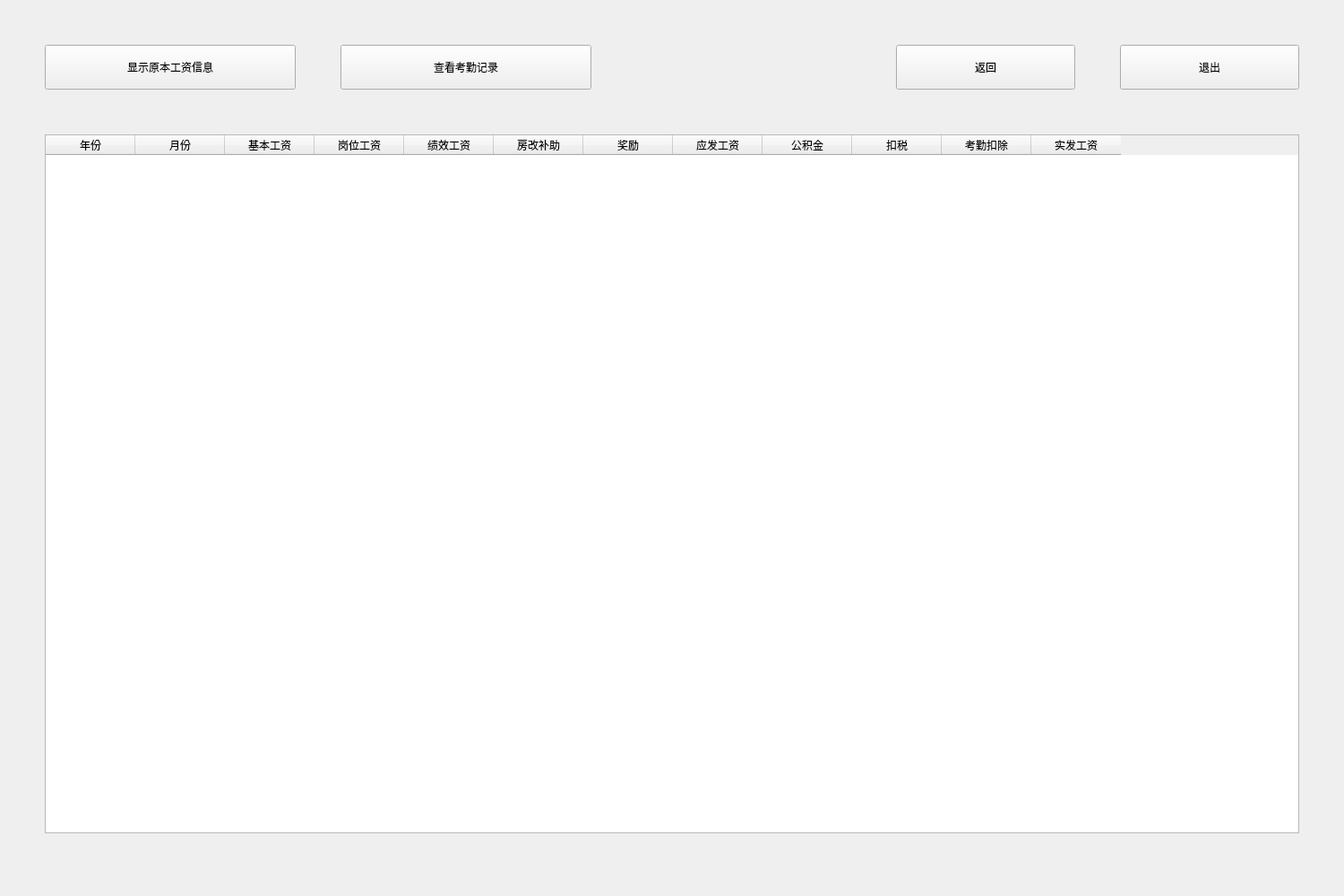
<?xml version="1.0" encoding="UTF-8"?>
<ui version="4.0">
 <class>User_salary</class>
 <widget class="QWidget" name="User_salary">
  <property name="geometry">
   <rect>
    <x>0</x>
    <y>0</y>
    <width>1500</width>
    <height>1000</height>
   </rect>
  </property>
  <property name="windowTitle">
   <string>工资信息查询</string>
  </property>
  <widget class="QTableWidget" name="table_salary">
   <property name="geometry">
    <rect>
     <x>50</x>
     <y>150</y>
     <width>1400</width>
     <height>780</height>
    </rect>
   </property>
   <column>
    <property name="text">
     <string>年份</string>
    </property>
   </column>
   <column>
    <property name="text">
     <string>月份</string>
    </property>
   </column>
   <column>
    <property name="text">
     <string>基本工资</string>
    </property>
   </column>
   <column>
    <property name="text">
     <string>岗位工资</string>
    </property>
   </column>
   <column>
    <property name="text">
     <string>绩效工资</string>
    </property>
   </column>
   <column>
    <property name="text">
     <string>房改补助</string>
    </property>
   </column>
   <column>
    <property name="text">
     <string>奖励</string>
    </property>
   </column>
   <column>
    <property name="text">
     <string>应发工资</string>
    </property>
   </column>
   <column>
    <property name="text">
     <string>公积金</string>
    </property>
   </column>
   <column>
    <property name="text">
     <string>扣税</string>
    </property>
   </column>
   <column>
    <property name="text">
     <string>考勤扣除</string>
    </property>
   </column>
   <column>
    <property name="text">
     <string>实发工资</string>
    </property>
   </column>
  </widget>
  <widget class="QPushButton" name="btn_back_user">
   <property name="geometry">
    <rect>
     <x>1000</x>
     <y>50</y>
     <width>200</width>
     <height>50</height>
    </rect>
   </property>
   <property name="text">
    <string>返回</string>
   </property>
  </widget>
  <widget class="QPushButton" name="btn_quit">
   <property name="geometry">
    <rect>
     <x>1250</x>
     <y>50</y>
     <width>200</width>
     <height>50</height>
    </rect>
   </property>
   <property name="text">
    <string>退出</string>
   </property>
  </widget>
  <widget class="QPushButton" name="btn_attendence">
   <property name="geometry">
    <rect>
     <x>380</x>
     <y>50</y>
     <width>280</width>
     <height>50</height>
    </rect>
   </property>
   <property name="text">
    <string>查看考勤记录</string>
   </property>
  </widget>
  <widget class="QPushButton" name="btn_show_pre">
   <property name="geometry">
    <rect>
     <x>50</x>
     <y>50</y>
     <width>280</width>
     <height>50</height>
    </rect>
   </property>
   <property name="text">
    <string>显示原本工资信息</string>
   </property>
  </widget>
 </widget>
 <resources/>
 <connections/>
</ui>
